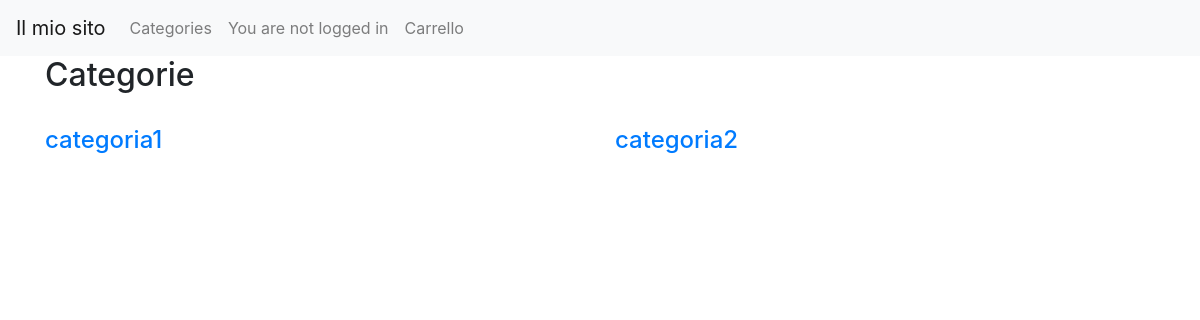
Page /page_categorie.php on the earlier database version.
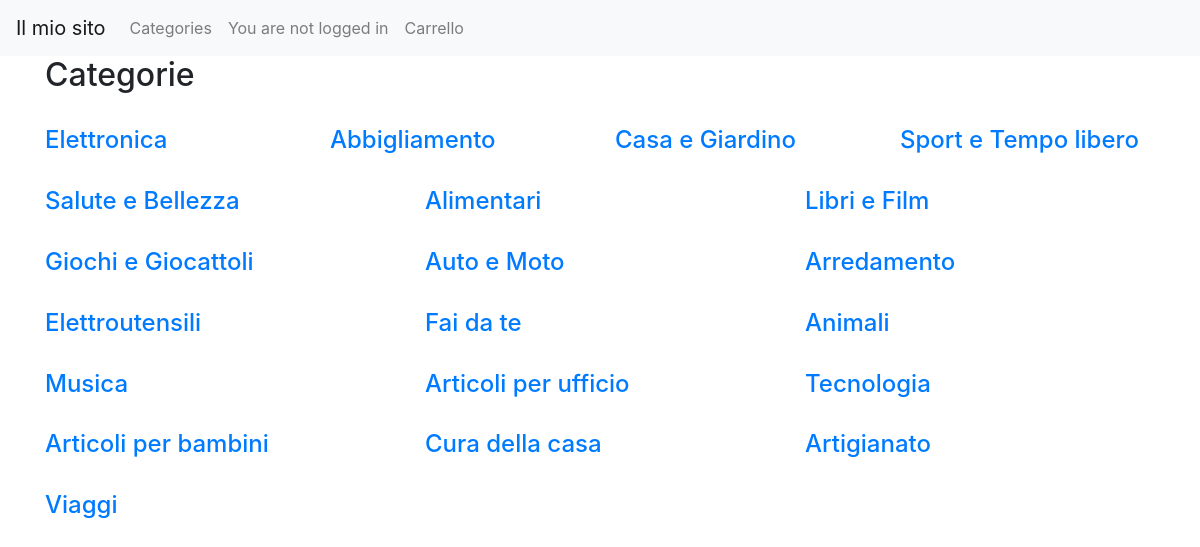
Same page on the later database version.
### tables this page shows
CREATE TABLE `categoria` (
  `ID` int(11) NOT NULL,
  `nome` varchar(255) DEFAULT NULL,
  `descrizione` text DEFAULT NULL
);

### classi/db_connection.php (called while the page is built, shortened)
<?php
class Database {
    private $servername = "localhost";
    private $username = "root";
    private $password = "";
    private $dbname = "ecommerce";
    private $conn;
    private function __construct() {
        $this->conn = new mysqli($this->servername, $this->username, $this->password, $this->dbname);
    }
    function read_table($table, $where = null, $type_where=null) {
        $sql = "SELECT * FROM $table";
        if ($where !== null) {
            $sql .= " WHERE ";
            $params = [];
            foreach ($where as $field => $value) {
                $sql .= "$field = ? AND ";
                $params[] = $value;
            }
            $sql = substr($sql, 0, -5);
            $conn = $this->conn;
            $stmt = $conn->prepare($sql);
            if($type_where==null)
                $s= str_repeat('s', count($params));
            else
                $s=$type_where;
            $stmt->bind_param($s, ...$params);
        } else {
            $conn = $this->conn;
            $stmt = $conn->prepare($sql);
        }
        $stmt->execute();
        $result = $stmt->get_result();
        return $result;
    }
}
?>

### classi/categoria.php (the view, shortened to what this page needs)
<?php
class Categoria {
    private $id;
    private $nome;
    public function __construct($id, $nome, $descrizione) {
        $this->id = $id;
        $this->nome = $nome;
    }
    public function showCategoria(){
        $s="<a href='page_categoria.php?id=$this->id'><div>";
        $s.="<br><h4>$this->nome</h4></div></a>";
        return $s;
    }
}
?>

### page_categorie.php (shortened to what this page needs)
<?php
require_once "classi/db_connection.php";
require_once "classi/categoria.php";
require_once "classi/navbar.php";
$db = Database::getInstance();
if(isset($_SESSION['id']) && $_SESSION['id']!="") {
    $navbar = new NavBar($_SESSION['id']);
} else {
    $navbar = new NavBar();
}
$result = $db->read_table("categoria");
$index = 0;
?>
<!DOCTYPE html>
<html lang="en">
<head>
    <link rel="stylesheet" href="https://stackpath.bootstrapcdn.com/bootstrap/4.3.1/css/bootstrap.min.css">
</head>
<body>
    <?php
    echo $navbar->showNavbar();
    ?>
    <div class="container">
        <h2>Categorie</h2>
        <div class="row">
            <?php while($row = $result->fetch_assoc()){
                $categoria = new Categoria($row['ID'], $row['nome'], $row['descrizione']);
                echo "<div class='col'>";
                echo $categoria->showCategoria();
                echo "</div>";
                if(($index) == 3){
                    echo "</div><div class='row'>";
                    $index = 0;
                }
                $index++;
            }
            ?>
        </div>
    </div>
</body>
</html>

Differences in the rows shown:
removed categoria: nome "categoria1"
removed categoria: nome "categoria2"
added categoria: nome "Elettronica"
added categoria: nome "Abbigliamento"
added categoria: nome "Casa e Giardino"
added categoria: nome "Sport e Tempo libero"
added categoria: nome "Salute e Bellezza"
added categoria: nome "Alimentari"
added categoria: nome "Libri e Film"
added categoria: nome "Giochi e Giocattoli"
added categoria: nome "Auto e Moto"
added categoria: nome "Arredamento"
added categoria: nome "Elettroutensili"
added categoria: nome "Fai da te"
added categoria: nome "Animali"
added categoria: nome "Musica"
added categoria: nome "Articoli per ufficio"
added categoria: nome "Tecnologia"
added categoria: nome "Articoli per bambini"
added categoria: nome "Cura della casa"
added categoria: nome "Artigianato"
added categoria: nome "Viaggi"
